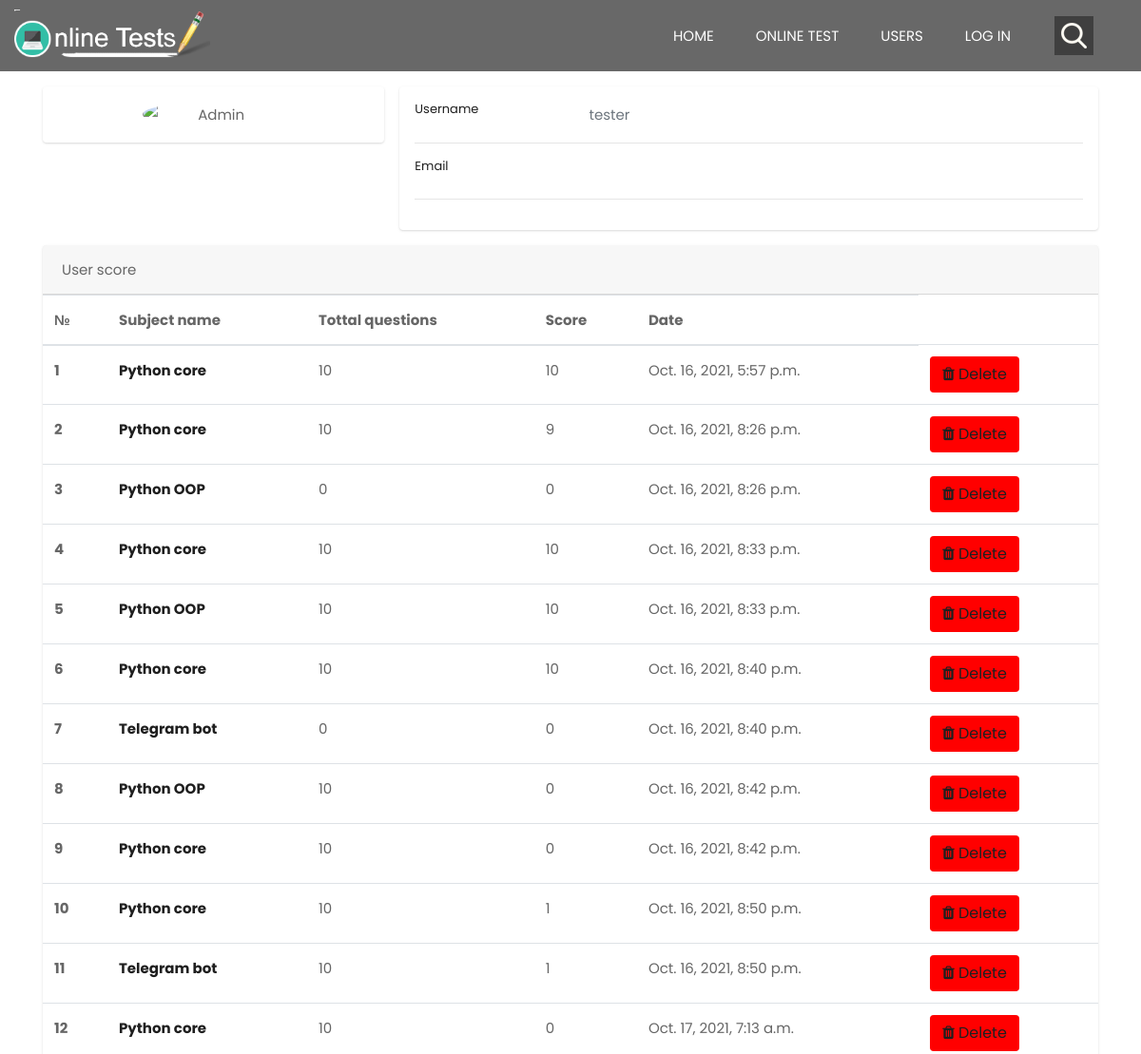
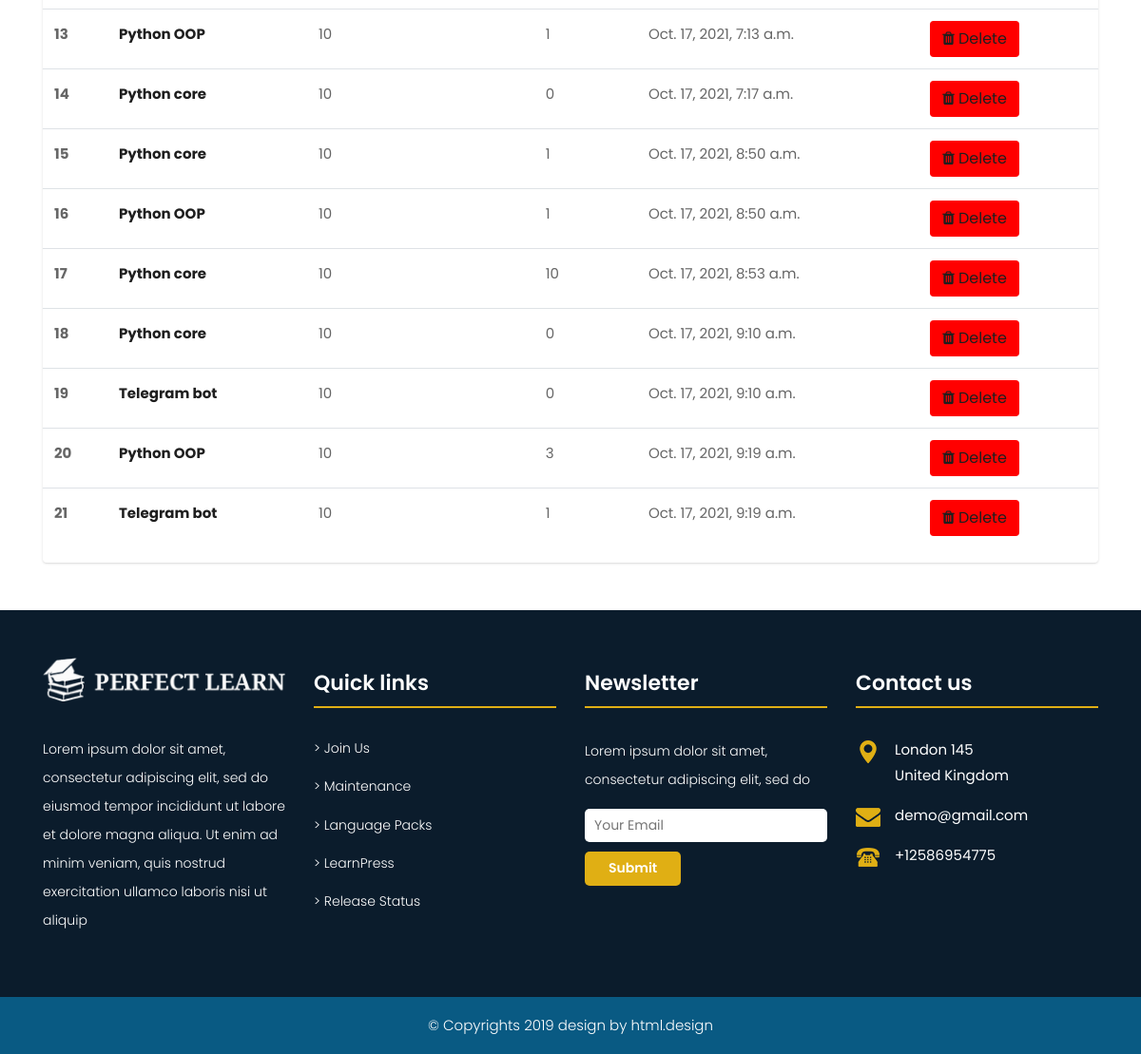
/userpage/1/, run on the app's committed database (2 pictures, top to bottom).
### app/models.py (models this page shows, shortened)
class Profile(models.Model):
    USER_TYPE = (
        ('Talaba','Talaba'),
        ('Abiturient','Abiturient'),
        ("O'qituvchi","O'qituvchi")
    )
    user = models.ForeignKey(User, on_delete=models.CASCADE, null=True)
    status = models.BooleanField(default=True)
    image = models.ImageField(upload_to = 'user_images', blank=True, null = True)
    user_type = models.CharField(max_length=10 , choices=USER_TYPE , default='Unset')
    city = models.CharField(max_length=20,null=True , blank=True)

class Test(models.Model):
    block = models.ForeignKey(Attempt , on_delete=models.CASCADE , null=True)
    subject_category = models.ForeignKey(Subject_categories, on_delete=models.SET_NULL, null=True)
    description = models.TextField(null=True)

class Subject_categories(models.Model):
    subject = models.ForeignKey(Subject, on_delete=models.SET_NULL, null=True)
    name = models.CharField(max_length=100)
    image = models.ImageField()
    description = models.TextField(null=True)

class Attempt(models.Model):
    status = models.BooleanField(default=True)
    student = models.ForeignKey(User, on_delete=models.CASCADE)
    started_time = models.DateTimeField(auto_now_add=True)

### app/views.py (the view)
# urls.py: path('userpage/<int:id>/', userpage, name='userpage'),
def userpage(request,id):
    profile = Profile.objects.get(user_id = id)
    tests = Test.objects.filter(block__student = profile.user)
    if request.method == "POST":
        form = UpdateProfile(request.POST,request.FILES)
        if form.is_valid():
            profile.image = request.FILES.get('image')
            profile.city = request.POST.get('city')
            profile.user_type = request.POST.get('user_type')
            profile.save()
    else:
        form = UpdateProfile()
    return render(request , 'app/userpage.html' , {'tests':tests , 'profile':profile , 'form':form})

### app/forms.py
class UpdateProfile(forms.ModelForm):
    class Meta:
        model=Profile
        fields=['image','user_type','city']

### app/templatetags/video_tags.py (called while the page is built)
@register.simple_tag
def score(object):
    answers = Answers.objects.filter(attempt = object, correct = True).count()
    return answers

@register.simple_tag
def tottal(object):
    true = Answers.objects.filter(attempt = object).count()
    return true

### app/templates/app/userpage.html (shortened to what this page needs)
{% extends 'app/main.html' %}
{% load crispy_forms_tags %}
{% load video_tags %}
{% block content %}
<div class="container" style="margin-top: 90px;">
    <div class="main-body">
          <div class="row gutters-sm">
            <div class="col-md-4 mb-3">
              <div class="card">
                <div class="card-body">
                  <div class="d-flex flex-column align-items-center text-center">
                    <img src="https://bootdey.com/img/Content/avatar/avatar7.png" alt="Admin" class="rounded-circle" width="150">
                  </div>
                </div>
              </div>
            </div>
            <div class="col-md-8">
              <div class="card mb-3">
                <div class="card-body">
                  <div class="row">
                    <div class="col-sm-3">
                      <h6 class="mb-0">Username</h6>
                    </div>
                    <div class="col-sm-9 text-secondary">
                      {{ profile.user.username }}
                    </div>
                  </div>
                  <hr>
                  <div class="row">
                    <div class="col-sm-3">
                      <h6 class="mb-0">Email</h6>
                    </div>
                    <div class="col-sm-9 text-secondary">
                    </div>
                  </div>
                  <hr>
                  </div>
                </div>
              </div>
            </div>
          </div>
        </div>
    <div class="content" style="margin-bottom: 50px;">
        <div class="container">
            <div class="row">
                <div class="col-md-12 col-lg-12">
                    <div class="card">
                        <div class="card-header">User score</div>
                                <table class="table">
                                    <thead>
                                        <tr>
                                            <th>№</th>
                                            <th>Subject name</th>
                                            <th>Tottal questions</th>
                                            <th>Score</th>
                                            <th>Date</th>
                                        </tr>
                                    </thead>
                                    <tbody>
                                        {% for test in tests %}
                                        <tr>
                                            <th>{{ forloop.counter }}</th>
                                            <th scope="row"><a href="{% url 'score' test.id %}">{{ test.subject_category.name }}</a></th>
                                            <td>{% tottal test %}</td>
                                            <td>{% score test %}</td>
                                            <td>{{ test.block.started_time }}</td>
                                            <td><a href="{% url 'delete_test' test.id %}" class="btn btn-alert" style="background-color: red;"><i class="fa fa-trash"></i> Delete</a></td>
                                        </tr>
                                        {% endfor %}
                                    </tbody>
                                </table>
                            </div>
                        </div>
                    </div>
                </div>
            </div>
{% endblock %}

### app/static/home/css/style.css (style rules this page uses)
body { color: #666666; font-size: 15px; font-family: 'Poppins', sans-serif; line-height: 1.80857; overflow-x: hidden !important; }
a { color: #1f1f1f; text-decoration: none !important; outline: none !important; -webkit-transition: all .3s ease-in-out; -moz-transition: all .3s ease-in-out; -ms-transition: all .3s ease-in-out; -o-transition: all .3s ease-in-out; transition: all .3s ease-in-out; }
h1, h2, h3, h4, h5, h6 { letter-spacing: 0; font-weight: normal; position: relative; padding: 0 0 10px 0; font-weight: normal; line-height: 120% !important; color: #1f1f1f; margin: 0 }
h6 { font-size: 13px }
a { color: #1f1f1f; text-decoration: none; outline: none; }
a, .btn { text-decoration: none !important; outline: none !important; -webkit-transition: all .3s ease-in-out; -moz-transition: all .3s ease-in-out; -ms-transition: all .3s ease-in-out; -o-transition: all .3s ease-in-out; transition: all .3s ease-in-out; }

### app/static/test/css/userpage.css (style rules this page uses)
.card { box-shadow: 0 1px 3px 0 rgba(0,0,0,.1), 0 1px 2px 0 rgba(0,0,0,.06); }
.card { position: relative; display: flex; flex-direction: column; min-width: 0; word-wrap: break-word; background-color: #fff; background-clip: border-box; border: 0 solid rgba(0,0,0,.125); border-radius: .25rem; }
.card-body { flex: 1 1 auto; min-height: 1px; padding: 1rem; }
.gutters-sm { margin-right: -8px; margin-left: -8px; }
.gutters-sm>.col, .gutters-sm>[class*=col-] { padding-right: 8px; padding-left: 8px; }
.mb-3, .my-3 { margin-bottom: 1rem!important; }

### app/static/home/css/timeline.css (style rules this page uses)
* { box-sizing: border-box; }

### data on the page
Profile: user.username "tester"
Test: subject_category.name "Python core", id "10", block.started_time "Oct. 16, 2021, 5:57 p.m."
Test: subject_category.name "Python core", id "10", id "9", block.started_time "Oct. 16, 2021, 8:26 p.m."
Test: subject_category.name "Python OOP", id "0", block.started_time "Oct. 16, 2021, 8:26 p.m."
Test: subject_category.name "Python core", id "10", block.started_time "Oct. 16, 2021, 8:33 p.m."
Test: subject_category.name "Python OOP", id "10", block.started_time "Oct. 16, 2021, 8:33 p.m."
Test: subject_category.name "Python core", id "10", block.started_time "Oct. 16, 2021, 8:40 p.m."
Test: subject_category.name "Telegram bot", id "0", block.started_time "Oct. 16, 2021, 8:40 p.m."
Test: subject_category.name "Python OOP", id "10", id "0", block.started_time "Oct. 16, 2021, 8:42 p.m."
Test: subject_category.name "Python core", id "10", id "0", block.started_time "Oct. 16, 2021, 8:42 p.m."
Test: subject_category.name "Python core", id "10", id "1", block.started_time "Oct. 16, 2021, 8:50 p.m."
Test: subject_category.name "Telegram bot", id "10", id "1", block.started_time "Oct. 16, 2021, 8:50 p.m."
Test: subject_category.name "Python core", id "10", id "0", block.started_time "Oct. 17, 2021, 7:13 a.m."
Test: subject_category.name "Python OOP", id "10", id "1", block.started_time "Oct. 17, 2021, 7:13 a.m."
Test: subject_category.name "Python core", id "10", id "0", block.started_time "Oct. 17, 2021, 7:17 a.m."
Test: subject_category.name "Python core", id "10", id "1", block.started_time "Oct. 17, 2021, 8:50 a.m."
Test: subject_category.name "Python OOP", id "10", id "1", block.started_time "Oct. 17, 2021, 8:50 a.m."
Test: subject_category.name "Python core", id "10", block.started_time "Oct. 17, 2021, 8:53 a.m."
Test: subject_category.name "Python core", id "10", id "0", block.started_time "Oct. 17, 2021, 9:10 a.m."
Test: subject_category.name "Telegram bot", id "10", id "0", block.started_time "Oct. 17, 2021, 9:10 a.m."
Test: subject_category.name "Python OOP", id "10", id "3", block.started_time "Oct. 17, 2021, 9:19 a.m."
Test: subject_category.name "Telegram bot", id "10", id "1", block.started_time "Oct. 17, 2021, 9:19 a.m."
